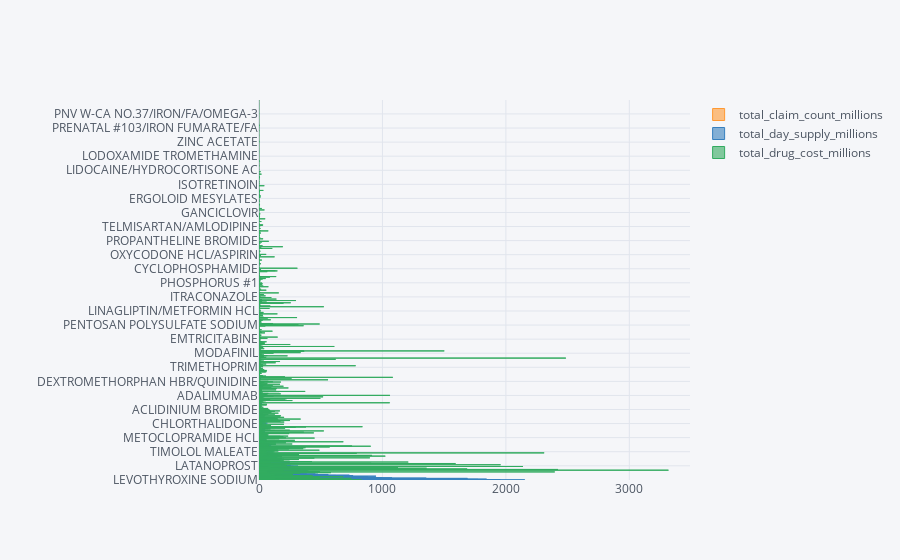

The code cell stored with this chart in its notebook:
### Code cell
Drugs_2014.iplot(kind='barh', x = 'drug_name')

### Figure 1 — Plotly figure (JSON) as saved in the notebook; plotly's stock layout.template omitted (floating-point values rounded to 4 significant figures; data arrays with more than 128 entries replaced by an {"elided": "..."} marker saying what was removed)
{"data": [{"marker": {"color": "rgba(255, 153, 51, 0.6)", "line": {"color": "rgba(255, 153, 51, 1.0)", "width": 1}}, "name": "total_claim_count_millions", "orientation": "h", "text": "", "type": "bar", "x": {"elided": "1539 int values"}, "y": {"elided": "1539 str values"}}, {"marker": {"color": "rgba(55, 128, 191, 0.6)", "line": {"color": "rgba(55, 128, 191, 1.0)", "width": 1}}, "name": "total_day_supply_millions", "orientation": "h", "text": "", "type": "bar", "x": {"elided": "1539 int values"}, "y": {"elided": "1539 str values"}}, {"marker": {"color": "rgba(50, 171, 96, 0.6)", "line": {"color": "rgba(50, 171, 96, 1.0)", "width": 1}}, "name": "total_drug_cost_millions", "orientation": "h", "text": "", "type": "bar", "x": {"elided": "1539 int values"}, "y": {"elided": "1539 str values"}}], "layout": {"legend": {"bgcolor": "#F5F6F9", "font": {"color": "#4D5663"}}, "paper_bgcolor": "#F5F6F9", "plot_bgcolor": "#F5F6F9", "title": {"font": {"color": "#4D5663"}}, "xaxis": {"gridcolor": "#E1E5ED", "showgrid": true, "tickfont": {"color": "#4D5663"}, "title": {"font": {"color": "#4D5663"}, "text": ""}, "zerolinecolor": "#E1E5ED"}, "yaxis": {"gridcolor": "#E1E5ED", "showgrid": true, "tickfont": {"color": "#4D5663"}, "title": {"font": {"color": "#4D5663"}, "text": ""}, "zerolinecolor": "#E1E5ED"}}}
